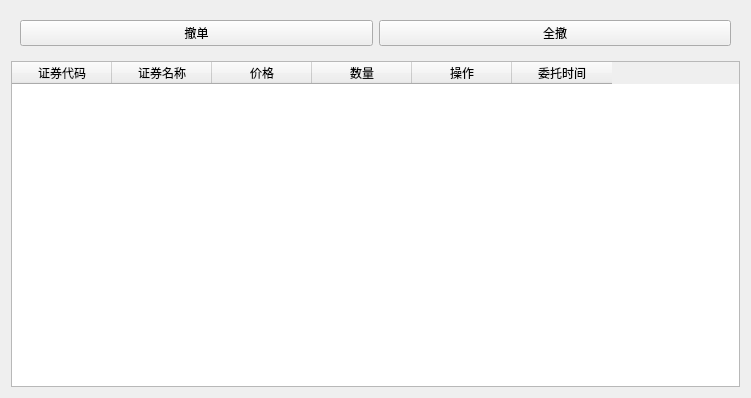
<?xml version="1.0" encoding="UTF-8"?>
<ui version="4.0">
 <class>GuiOrder</class>
 <widget class="QWidget" name="GuiOrder">
  <property name="geometry">
   <rect>
    <x>0</x>
    <y>0</y>
    <width>751</width>
    <height>398</height>
   </rect>
  </property>
  <property name="windowTitle">
   <string>Form</string>
  </property>
  <layout class="QVBoxLayout" name="verticalLayout">
   <item>
    <widget class="QWidget" name="buttonWidgets" native="true">
     <layout class="QHBoxLayout" name="horizontalLayout">
      <item>
       <widget class="QPushButton" name="cancelButton">
        <property name="text">
         <string>撤单</string>
        </property>
       </widget>
      </item>
      <item>
       <widget class="QPushButton" name="cancelAllButton">
        <property name="text">
         <string>全撤</string>
        </property>
       </widget>
      </item>
     </layout>
    </widget>
   </item>
   <item>
    <widget class="QTableWidget" name="orderTable">
     <property name="editTriggers">
      <set>QAbstractItemView::NoEditTriggers</set>
     </property>
     <property name="selectionBehavior">
      <enum>QAbstractItemView::SelectRows</enum>
     </property>
     <attribute name="verticalHeaderVisible">
      <bool>false</bool>
     </attribute>
     <attribute name="verticalHeaderMinimumSectionSize">
      <number>40</number>
     </attribute>
     <attribute name="verticalHeaderDefaultSectionSize">
      <number>40</number>
     </attribute>
     <column>
      <property name="text">
       <string>证券代码</string>
      </property>
     </column>
     <column>
      <property name="text">
       <string>证券名称</string>
      </property>
     </column>
     <column>
      <property name="text">
       <string>价格</string>
      </property>
     </column>
     <column>
      <property name="text">
       <string>数量</string>
      </property>
     </column>
     <column>
      <property name="text">
       <string>操作</string>
      </property>
     </column>
     <column>
      <property name="text">
       <string>委托时间</string>
      </property>
     </column>
    </widget>
   </item>
  </layout>
 </widget>
 <resources/>
 <connections>
  <connection>
   <sender>cancelButton</sender>
   <signal>clicked()</signal>
   <receiver>GuiOrder</receiver>
   <slot>UserReqCancelOrders()</slot>
   <hints>
    <hint type="sourcelabel">
     <x>150</x>
     <y>33</y>
    </hint>
    <hint type="destinationlabel">
     <x>-47</x>
     <y>7</y>
    </hint>
   </hints>
  </connection>
  <connection>
   <sender>cancelAllButton</sender>
   <signal>clicked()</signal>
   <receiver>GuiOrder</receiver>
   <slot>UserReqCancelAllOrders()</slot>
   <hints>
    <hint type="sourcelabel">
     <x>424</x>
     <y>22</y>
    </hint>
    <hint type="destinationlabel">
     <x>550</x>
     <y>6</y>
    </hint>
   </hints>
  </connection>
 </connections>
 <slots>
  <slot>UserReqCancelOrders()</slot>
  <slot>UserReqCancelAllOrders()</slot>
 </slots>
</ui>
